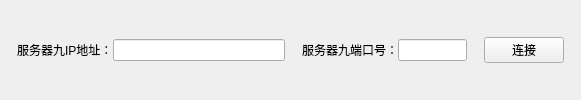
        <widget class="QWidget" name="ui_lamp_serverinfo_widget_9" native="true">
         <layout class="QHBoxLayout" name="horizontalLayout_19" stretch="1,2,10,1,2,4,1,4,1">
          <property name="spacing">
           <number>0</number>
          </property>
          <property name="leftMargin">
           <number>0</number>
          </property>
          <property name="topMargin">
           <number>0</number>
          </property>
          <property name="rightMargin">
           <number>0</number>
          </property>
          <property name="bottomMargin">
           <number>0</number>
          </property>
          <item>
           <spacer name="horizontalSpacer_71">
            <property name="orientation">
             <enum>Qt::Horizontal</enum>
            </property>
            <property name="sizeHint" stdset="0">
             <size>
              <width>18</width>
              <height>20</height>
             </size>
            </property>
           </spacer>
          </item>
          <item>
           <widget class="QLabel" name="label_35">
            <property name="text">
             <string>服务器九IP地址：</string>
            </property>
           </widget>
          </item>
          <item>
           <widget class="QLineEdit" name="ui_lamp_server_ip9"/>
          </item>
          <item>
           <spacer name="horizontalSpacer_72">
            <property name="orientation">
             <enum>Qt::Horizontal</enum>
            </property>
            <property name="sizeHint" stdset="0">
             <size>
              <width>18</width>
              <height>20</height>
             </size>
            </property>
           </spacer>
          </item>
          <item>
           <widget class="QLabel" name="label_36">
            <property name="text">
             <string>服务器九端口号：</string>
            </property>
           </widget>
          </item>
          <item>
           <widget class="QLineEdit" name="ui_lamp_server_port9"/>
          </item>
          <item>
           <spacer name="horizontalSpacer_73">
            <property name="orientation">
             <enum>Qt::Horizontal</enum>
            </property>
            <property name="sizeHint" stdset="0">
             <size>
              <width>17</width>
              <height>20</height>
             </size>
            </property>
           </spacer>
          </item>
          <item>
           <widget class="QPushButton" name="ui_lamp_connect_btn9">
            <property name="text">
             <string>连接</string>
            </property>
           </widget>
          </item>
          <item>
           <spacer name="horizontalSpacer_74">
            <property name="orientation">
             <enum>Qt::Horizontal</enum>
            </property>
            <property name="sizeHint" stdset="0">
             <size>
              <width>40</width>
              <height>20</height>
             </size>
            </property>
           </spacer>
          </item>
         </layout>
        </widget>
